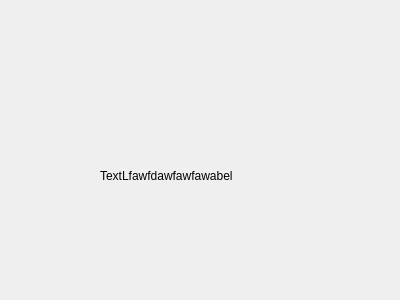
<?xml version="1.0" encoding="UTF-8"?>
<ui version="4.0">
 <class>Dialog</class>
 <widget class="QDialog" name="Dialog">
  <property name="geometry">
   <rect>
    <x>0</x>
    <y>0</y>
    <width>400</width>
    <height>300</height>
   </rect>
  </property>
  <property name="windowTitle">
   <string>Dialog</string>
  </property>
  <widget class="QLabel" name="label">
   <property name="geometry">
    <rect>
     <x>100</x>
     <y>130</y>
     <width>241</width>
     <height>91</height>
    </rect>
   </property>
   <property name="text">
    <string>TextLfawfdawfawfawabel</string>
   </property>
  </widget>
 </widget>
 <resources/>
 <connections/>
</ui>
